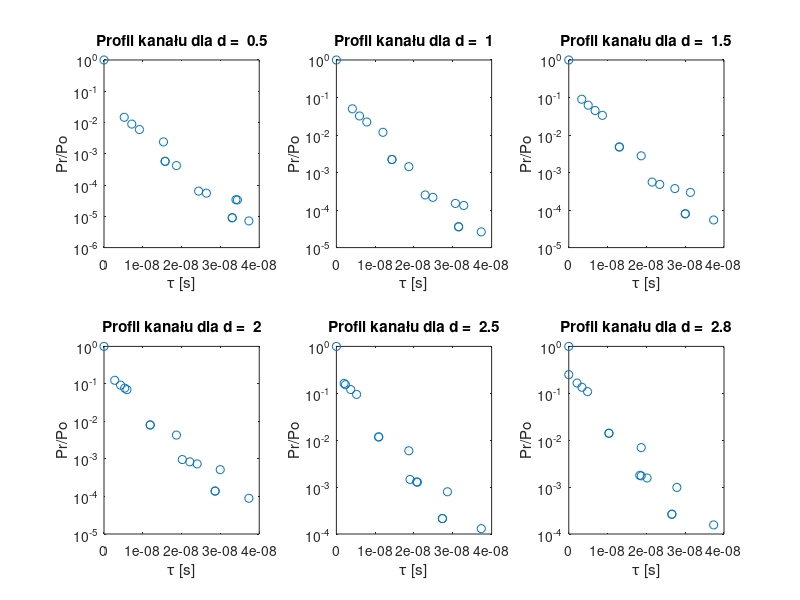
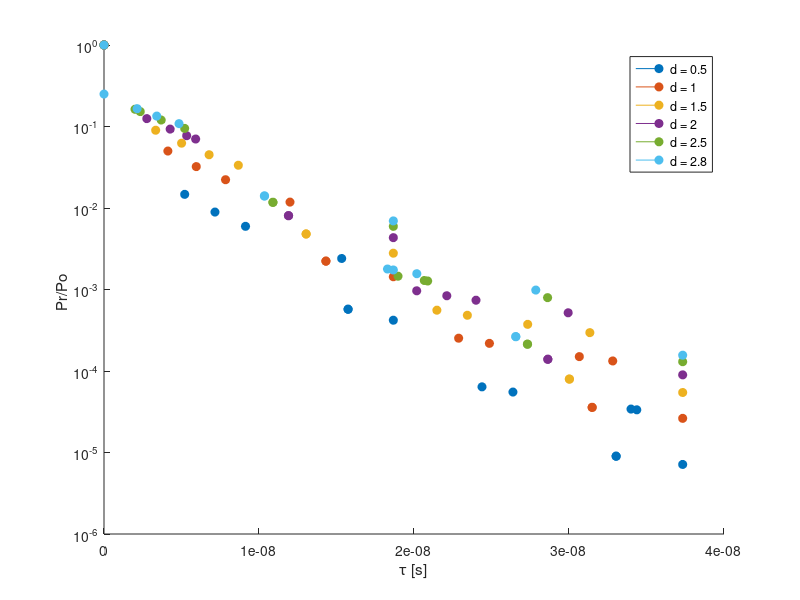
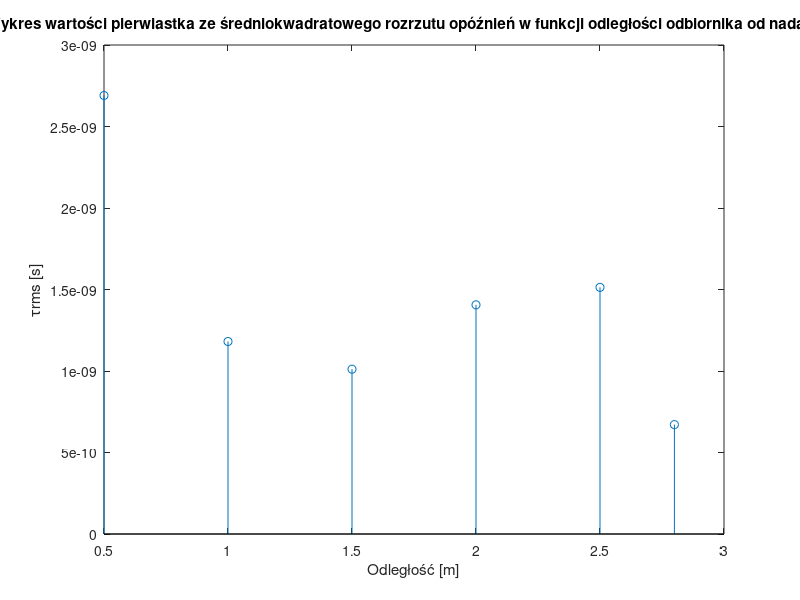
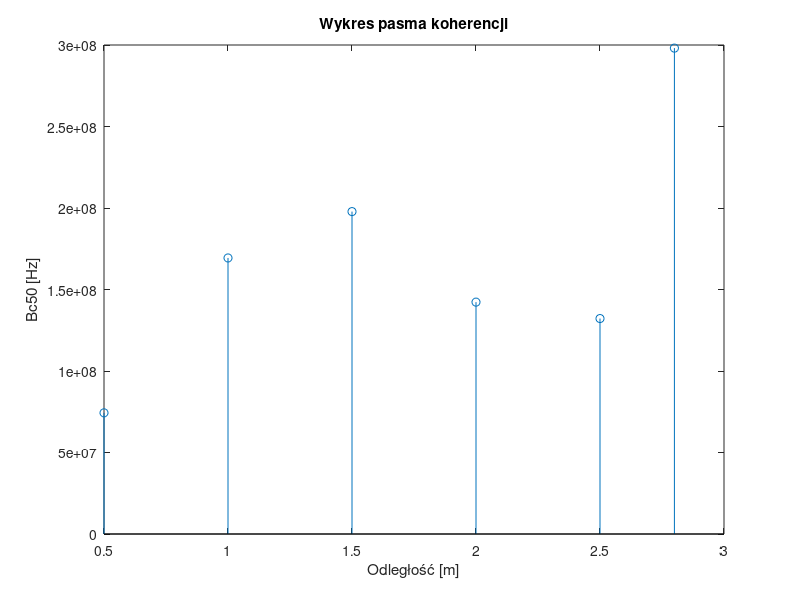

Recreate these plots in MATLAB, in order.
clear;
clear all;
f = 3.6 * 10^9;               %częstotliwość
c = 3 * 10^8;                 %prędkość światła
d_max = 2.8;                  %długość pokoju
s_max = 2.6;                  %szerokość pokoju
h_max = 2.6;                  %wysokość pokoju
step1 = 0.005;   
a = -0.5;                       %współczynnik odbicia
h_anten = 1;                  %wysokość anteny
%d = [1:step1:d_max];          %zakres dla zadania 1

d = [0.5 1 1.5 2 2.5 2.8];
absprpo = [];
for i = 1 : 1 : 6
    %%%%%%%%%%%%%%%%%%%%%%%%%%%%%%%%%%%%%%%%%%%%%%%%%%%%%%%%%%%%%%%%%%%%%%%%%%%los
    fTXlosRX(i) = 2 * pi * f * (d(i) ./ c); %LOS
    prpolos(i) = (1 ./ d(i)) .* exp(-1i .* fTXlosRX(1,i));
    absprpolos(1,i) = (abs(prpolos(1,i))) .^ 2;
    absprpo(i,1) = absprpolos(1,i);

    %%%%%%%%%%%%%%%%%%%%%%%%%%%%%%%%%%%%%%%%%%%%%%%%%%%%%%%%%%%%%%%%%%%%%%%%%%%1-krotne
    dsc(i) = hypot(d(i), s_max);
    dsu(i) = hypot(d(i), (2 * (h_max - h_anten)));
    dpo(i) = hypot (d(i), (2 * h_anten));
    dscp(i) = (2 * d_max) - d(i);
    fTXscRX = 2 * pi * f * (dsc(i) ./ c); %ściana
    fTXsuRX = 2 * pi * f * (dsu(i) ./ c); %sufit
    fTXpoRX = 2 * pi * f * (dpo(i) ./ c); %podłoga
    fTXscpRX = 2 * pi * f * (dscp(i) ./ c); %ściana w linii LOS
    prposc = ((a ./ dsc(i)) .* exp(-1i .* fTXscRX));
    prposu = ((a ./ dsu(i)) .* exp(-1i .* fTXsuRX));
    prpopo = ((a ./ dpo(i)) .* exp(-1i .* fTXpoRX));
    prposcp = ((a ./ dscp(i)) .* exp(-1i .* fTXscpRX));
    absprposc = (abs(prposc))^2;
    absprpo(i,2) = absprposc;
    absprposu = (abs(prposu))^2;
    absprpo(i,3) = absprposu;
    absprpopo = (abs(prpopo))^2;
    absprpo(i,4) = absprpopo;
    absprposcp = (abs(prposcp))^2;
    absprpo(i,5) = absprposcp;
    %%%%%%%%%%%%%%%%%%%%%%%%%%%%%%%%%%%%%%%%%%%%%%%%%%%%%%%%%%%%%%%%%%%%%%%%%%%2-krotne
    dscsc(i) = hypot(d(i), (2 * s_max)); %ściana + ściana
    dsupo(i) = hypot(d(i), (2 * h_max)); %sufit/podłoga + podłoga/sufit
    dscscp(i) = (2 * d_max) + d(i); % %tył + przód w lini LOS
    fTXscscRX = 2 * pi * f * (dscsc(i) ./ c); 
    fTXsupoRX = 2 * pi * f * (dsupo(i) ./ c); 
    fTXscscpRX = 2 * pi * f * (dscscp(i) ./ c); 
    prposcsc = (((a * a) ./ dscsc(i)) .* exp(-1i .* fTXscscRX));
    prposupo = (((a * a) ./ dsupo(i)) .* exp(-1i .* fTXsupoRX));
    prposcscp = (((a * a) ./ dscscp(i)) .* exp(-1i .* fTXscscpRX));
    absprposcsc = (abs(prposcsc))^2;
    absprpo(i,6) = absprposcsc;
    absprposupo = (abs(prposupo))^2;
    absprpo(i,7) = absprposupo;
    absprposcscp = (abs(prposcscp))^2;
    absprpo(i,8) = absprposcscp;
    %%%%%%%%%%%%%%%%%%%%%%%%%%%%%%%%%%%%%%%%%%%%%%%%%%%%%%%%%%%%%%%%%%%%%%%%%%%3-krotne
    dscscsc(i) = hypot(d(i), (3 * s_max)); %ściana + ściana + ściana
    dsuposu(i) = hypot(d(i), (2 * (h_max + (h_max - h_anten)))); %sufit + podłoga + sufit
    dposupo(i) = hypot(d(i), (3 * (h_max + h_anten))); %podłoga + sufit + podłoga
    dscscscp(i) = (4 * d_max) - d(i); %tył + przód + tył w lini LOS
    fTXscscscRX = 2 * pi * f * (dscscsc(i) ./ c); 
    fTXsuposuRX = 2 * pi * f * (dsuposu(i) ./ c);
    fTXposupoRX = 2 * pi * f * (dposupo(i) ./ c);
    fTXscscscpRX = 2 * pi * f * (dscscscp(i) ./ c); 
    prposcscsc = (((a * a * a) ./ dscscsc(i)) .* exp(-1i .* fTXscscscRX));
    prpoposupo = (((a * a * a) ./ dsuposu(i)) .* exp(-1i .* fTXsuposuRX));
    prposuposu = (((a * a * a) ./ dposupo(i)) .* exp(-1i .* fTXposupoRX));
    prposcscscp = (((a * a * a) ./ dscscscp(i)) .* exp(-1i .* fTXscscscpRX));
    absprposcscsc = (abs(prposcscsc))^2;
    absprpo(i,9) = absprposcscsc;
    absprpoposupo = (abs(prpoposupo))^2;
    absprpo(i,10) = absprpoposupo;
    absprposuposu = (abs(prposuposu))^2;
    absprpo(i,11) = absprposuposu;
    absprposcscscp = (abs(prposcscscp))^2;
    absprpo(i,12) = absprposcscscp;
    %%%%%%%%%%%%%%%%%%%%%%%%%%%%%%%%%%%%%%%%%%%%%%%%%%%%%%%%%%%%%%%%%%%%%%%%%%%4-krotne
    dscscscsc(i) = hypot(d(i), (4 * s_max)); %ściana + ściana + ściana + ściana
    dsuposupo(i) = hypot(d(i), (4 * h_max)); %sufit/podłoga + podłoga/sufit + sufit/podłoga + podłoga/sufit
    dscscscscp(i) = (4 * d_max) + d(i); % %tył + przód w lini LOS
    fTXscscscscRX = 2 * pi * f * (dscscscsc(i) ./ c); 
    fTXsuposupoRX = 2 * pi * f * (dsuposupo(i) ./ c); 
    fTXscscscscpRX = 2 * pi * f * (dscscscscp(i) ./ c); 
    prposcscscsc = (((a * a * a * a) ./ dscscscsc(i)) .* exp(-1i .* fTXscscscscRX));
    prposuposupo = (((a * a * a * a) ./ dsuposupo(i)) .* exp(-1i .* fTXsuposupoRX));
    prposcscscscp = (((a * a * a * a) ./ dscscscscp(i)) .* exp(-1i .* fTXscscscscpRX));
    absprposcscscsc = (abs(prposcscscsc))^2;
    absprpo(i,13) = absprposcscscsc;
    absprposuposupo = (abs(prposuposupo))^2;
    absprpo(i,14) = absprposuposupo;
    absprposcscscscp = (abs(prposcscscscp))^2;
    absprpo(i,15) = absprposcscscscp;
end
%%%%%%%%%%%%%%%%%%%%%%%%%%%%%%%%%%%%%%%%%%%%%%%%%%%%%%%%%%%%%%%%%%%%%%%%%%%
k = 15 * length(d);
ds = ([d, dsc, dsu, dpo, dscp, dscsc, dsupo, dscscp, dscscsc, dsuposu, dposupo, dscscscp, dscscscsc, dsuposupo, dscscscscp]);
dss = reshape(ds, 6,15);
Tauds = dss / c;
%Tauds = [Taud Taudsc Taudsu Taudpo Taudscp Taudscsc Taudsupo Taudscscp Taudscscsc Taudsuposu Taudposupo Taudscscscp];
%%%%%%%%%%%%%%%%%%%%%%%%%%%%%%%%%%%%%%%%%%%%%%%%%%%%%%%%%%%%%%%%%%%%%%%%%%%
% deltaTaudsc = Taudsc - Taud;
% deltaTaudsu = Taudsu - Taud;
% deltaTaudpo = Taudpo - Taud;
% deltaTaudscp = Taudscp - Taud;
% deltaTaudscsc = Taudscsc - Taud;
% deltaTaudsupo = Taudsupo - Taud;
% deltaTaudscscp = Taudscscp - Taud;
% deltaTaudscscsc = Taudscscsc - Taud;
% deltaTaudsuposu = Taudsuposu - Taud;
% deltaTaudposupo = Taudposupo - Taud;
% deltaTaudscscscp = Taudscscscp - Taud;
%%%%%%%%%%%%%%%%%%%%%%%%%%%%%%%%%%%%%%%%%%%%%%%%%%%%%%%%%%%%%%%%%%%%%%%%%%%
deltaTauds = Tauds - Tauds(:,1);
absprpoloss = reshape(absprpolos,[],1);
PrxPr1 = absprpo ./ absprpoloss;
for i = 1 : 1 : 6
    x = deltaTauds(i,:);
    y = PrxPr1(i,:);
    subplot(2,3,i)
    %figure
    stem(x, y)
    set(gca,'yscal','log')
    title(['Profil kanału dla d =  ', num2str(d(i))]);
    xlabel('τ [s]');
    ylabel('Pr/Po');
end
figure
hold on
for i = 1 : 1 : 6
    x = deltaTauds(i,:);
    y = PrxPr1(i,:);
    %subplot(2,3,i)
    %figure
    stem(x, y,'filled')
    set(gca,'yscal','log')
    %title(['Profil kanału dla d =  ', num2str(d(i))]);
    xlabel('τ [s]');
    ylabel('Pr/Po ');
    legend('d = 0.5','d = 1','d = 1.5','d = 2','d = 2.5','d = 2.8')
end
hold off

%%%%%%%%%%%%%%%%%%%%%%%%%%%%%%%%%%%%%%%%%%%%%%%%%%%%%%%%%%%%%%%%%%%%%%%%%%%
for i = 1 : 1 : 6
    AvgTau(i) = (sum(Tauds(:,i) .* PrxPr1(:,i))) / (sum(PrxPr1(:,i)));
    SquareAvgTau(i) = (sum((Tauds(:,i) .^2) .* (PrxPr1(:,i)))) / (sum(PrxPr1(:,i)));
    TauRMS(i) = sqrt((SquareAvgTau(i)) - (AvgTau(i) .^ 2));
end
figure
stem(d,TauRMS)
title('Wykres wartości pierwiastka ze średniokwadratowego rozrzutu opóźnień w funkcji odległości odbiornika od nadajnika');
xlabel('Odległość [m]');
ylabel('τrms [s]');

for i = 1 : 1 : 6
    Bc50(i) = 1 / (5 .* TauRMS(i));
end
figure
stem(d,Bc50)
title('Wykres pasma koherencji');
xlabel('Odległość [m]');
ylabel('Bc50 [Hz]');

for i = 1 : 1 : 6
    Bc90(i) = 1 / (50 .* TauRMS(i));
end
figure
stem(d,Bc90)
title('Wykres pasma koherencji');
xlabel('Odległość [m]');
ylabel('Bc90 [Hz]');
